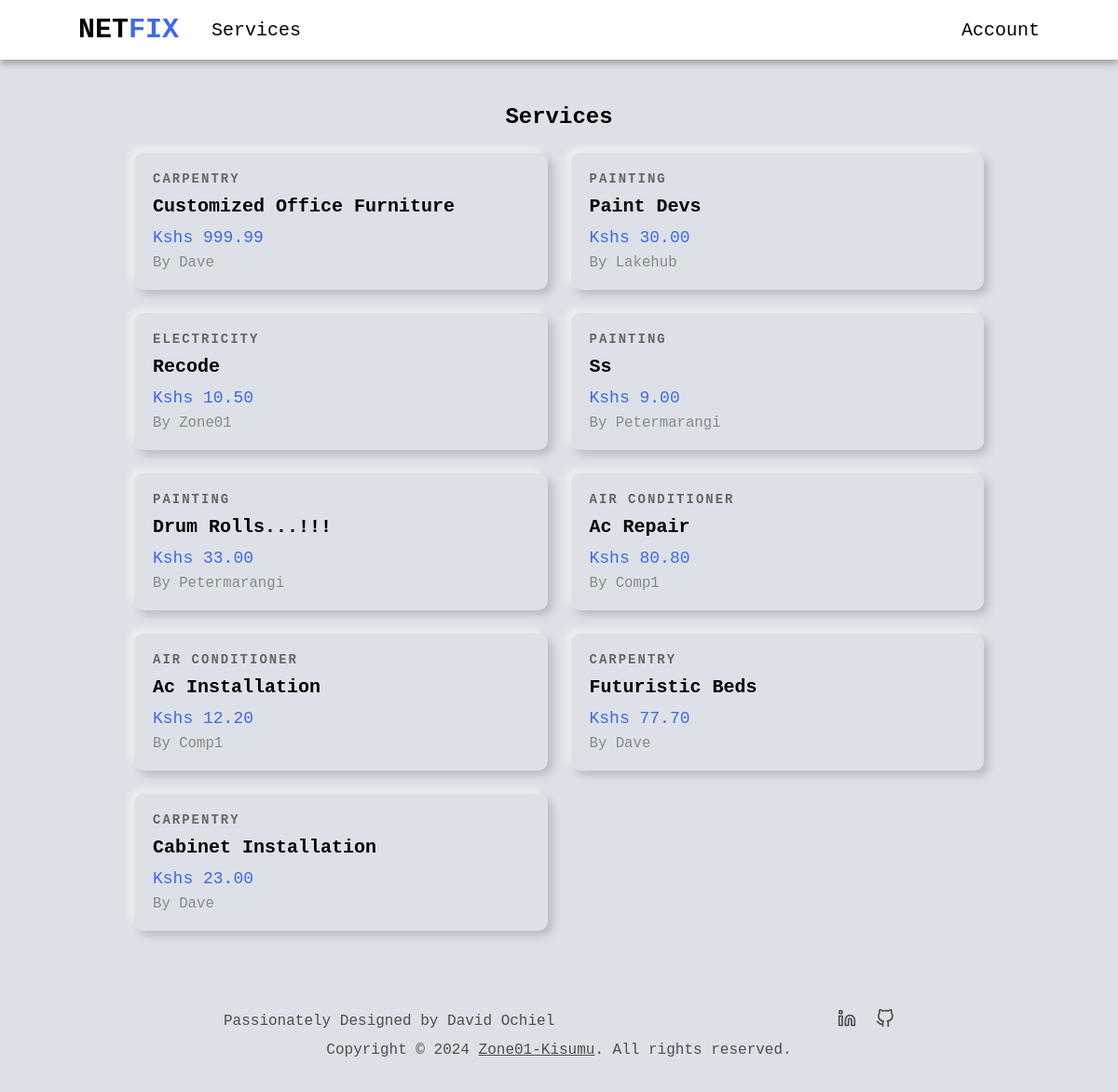
Page /services/ on the committed database.
### services/models.py (models this page shows, shortened)
class Service(models.Model):
    company = models.ForeignKey(Company, default="", on_delete=models.CASCADE)
    name = models.CharField(max_length=40)
    description = models.TextField()
    price_hr = models.DecimalField(decimal_places=2, max_digits=5)
    choices = (
        ('Air Conditioner', 'Air Conditioner'),
        ('Carpentry', 'Carpentry'),
        ('Electricity', 'Electricity'),
        ('Gardening', 'Gardening'),
        ('Home Machines', 'Home Machines'),
        ('Housekeeping', 'Housekeeping'),
        ('Interior Design', 'Interior Design'),
        ('Locks', 'Locks'),
        ('Painting', 'Painting'),
        ('Plumbing', 'Plumbing'),
        ('Water Heaters', 'Water Heaters'),
    )
    field = models.CharField(max_length=30, blank=False, null=False, default="", choices=choices)
    date = models.DateTimeField(auto_now=True, null=False)
    id = models.UUIDField(default=uuid.uuid4, unique=True, primary_key=True, editable=False)

### users/models.py (models this page shows, shortened)
class Company(models.Model):
    user = models.OneToOneField(User, on_delete=models.CASCADE, primary_key=True)
    choices = (
        ('Air Conditioner', 'Air Conditioner'),
        ('All in One', 'All in One'),
        ('Carpentry', 'Carpentry'),
        ('Electricity', 'Electricity'),
        ('Gardening', 'Gardening'),
        ('Home Machines', 'Home Machines'),
        ('Housekeeping', 'Housekeeping'),
        ('Interior Design', 'Interior Design'),
        ('Locks', 'Locks'),
        ('Painting', 'Painting'),
        ('Plumbing', 'Plumbing'),
        ('Water Heaters', 'Water Heaters'),
    )
    field = models.CharField(max_length=30, blank=False, null=False, default="", choices=choices)
    class Meta:
        verbose_name = 'Company'
        verbose_name_plural = 'Companies'
    def __str__(self):
        return self.user.username

class User(AbstractUser):
    is_company = models.BooleanField(default=False)
    is_customer = models.BooleanField(default=False)
    email = models.EmailField(max_length=100, unique=True)
    username = models.CharField(max_length=100, unique=True)
    id = models.UUIDField(default=uuid.uuid4, unique=True, primary_key=True, editable=False) # override the default id field
    USERNAME_FIELD = 'email'
    REQUIRED_FIELDS = ['username']

### services/views.py (the view)
# urls.py: path("", v.service_list, name="service_list"),
def service_list(request):
    services = Service.objects.all().order_by("-date")
    context = {
        "services" : services
    }
    return render(request, 'services/services.html', context)

### services/templates/services/services.html (shortened to what this page needs)
{% extends 'main/base.html' %}
{% block content %}
<section class="non-hero-container">
    <div class="services-header">
        <h1>Services</h1>
    </div>
    {% if services %}
    <div class="services-grid">
        {% for service in services %}
        <a href="{% url 'index' service.id %}" class="service-card">
            <div class="card-content">
                <div class="service-category">{{ service.field }}</div>
                <h2 class="service-name">{{ service.name }}</h2>
                <div class="service-price">Kshs {{ service.price_hr }}</div>
                <div class="service-company">by {{service.company}}</div>
            </div>
        </a>
        {% endfor %}
    </div>
    {% else %}
    <div class="no-services">
        <p>Thanks for stopping by. We currently have no services to offer. Kindly check back soon.</p>
    </div>
    {% endif %}
</section>
{% endblock content %}

### static/css/style.css (style rules this page uses)
* { margin: 0; padding: 0; box-sizing: border-box; font-family: 'Courier New', Courier, monospace; }
:root { --nav-height: 8vh; --default-back: #dde1e7; }
a { text-decoration: none; color: black; }
.non-hero-container { padding: 3rem 12%; }
.services-grid { display: grid; grid-template-columns: repeat(auto-fill, minmax(300px, 1fr)); gap: 25px; }
.services-header { display: flex; align-items: center; justify-content: center; flex-direction: column; margin-bottom: 25px; text-transform: capitalize; }
.service-card { border-radius: 10px; box-shadow: -5px -5px 9px rgba(255,255,255,0.45), 5px 5px 9px rgba(94,104,121,0.3); transition: transform 0.3s; cursor: pointer; text-decoration: none; color: black; display: block; }
.card-content { padding: 20px; }
.service-category { font-size: 14px; font-weight: 800; color: #666; margin-bottom: 10px; text-transform: uppercase; letter-spacing: 2px; }
.service-name { font-size: 20px; text-transform: capitalize; font-weight: bold; margin-bottom: 12px; }
.service-price { font-size: 18px; color: royalblue; margin-bottom: 8px; }
.service-company { font-size: 98%; text-transform: capitalize; color: #888; }

### rows in the picture
Service: field "CARPENTRY", name "Customized Office Furniture", price_hr "999.99", company "Dave"
Service: field "PAINTING", name "Paint Devs", price_hr "30.00", company "Lakehub"
Service: field "ELECTRICITY", name "Recode", price_hr "10.50", company "Zone01"
Service: field "PAINTING", name "Ss", price_hr "9.00", company "Petermarangi"
Service: field "PAINTING", name "Drum Rolls...!!!", price_hr "33.00", company "Petermarangi"
Service: field "AIR CONDITIONER", name "Ac Repair", price_hr "80.80", company "Comp1"
Service: field "AIR CONDITIONER", name "Ac Installation", price_hr "12.20", company "Comp1"
Service: field "CARPENTRY", name "Futuristic Beds", price_hr "77.70", company "Dave"
Service: field "CARPENTRY", name "Cabinet Installation", price_hr "23.00", company "Dave"
